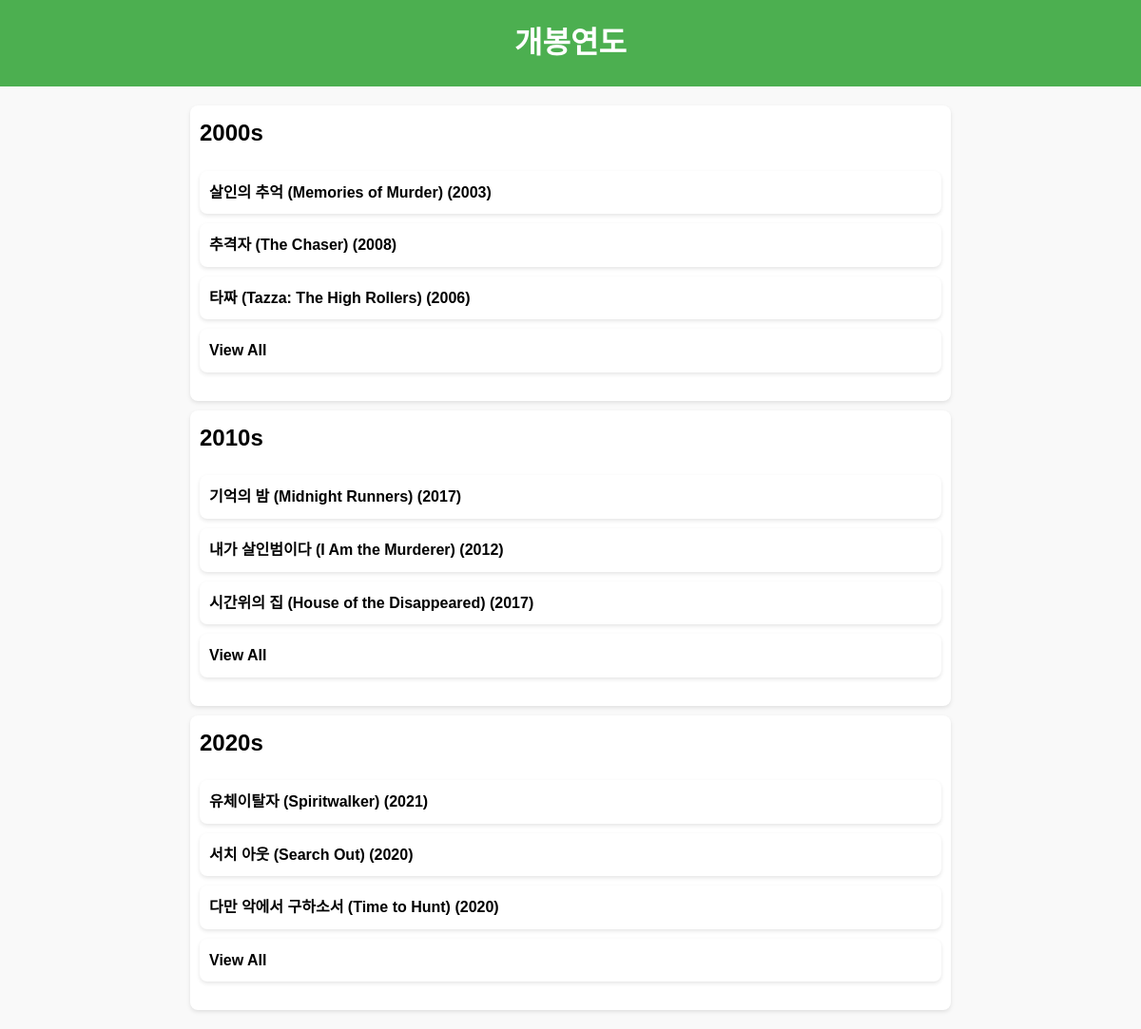
Page /Date_all/ on the committed database.
### tables this page shows
CREATE TABLE movie (
    GPA REAL,
    Year INTEGER,
    Genre TEXT,
    Name TEXT PRIMARY KEY,
    Plot TEXT,
    URL TEXT
);

### movie_recommend.py (the view)
@app.route('/Date_all/')
def showDate_all():
    conn = sqlite3.connect('movie_recommend.db')
    cursor = conn.cursor()
    decades = ['2000s', '2010s', '2020s']
    decade_movies = {}
    for decade in decades:
        if decade == '2000s':
            cursor.execute("SELECT Name, Year FROM movie WHERE Year BETWEEN 2000 AND 2009 LIMIT 3")
        elif decade == '2010s':
            cursor.execute("SELECT Name, Year FROM movie WHERE Year BETWEEN 2010 AND 2019 LIMIT 3")
        elif decade == '2020s':
            cursor.execute("SELECT Name, Year FROM movie WHERE Year BETWEEN 2020 AND 2029 LIMIT 3")
        decade_movies[decade] = [{'Name': row[0], 'Year': row[1]} for row in cursor.fetchall()]
    conn.close()
    return render_template('Date_all.html', decades=decades, decade_movies=decade_movies)

### templates/Date_all.html (shortened to what this page needs)
<!DOCTYPE html>
<html lang="en">
<head>
</head>
<body>
    <h1>개봉연도</h1>
    <ul>
        {% for decade in decades %}
        <li>
            <h2>{{ decade }}</h2>
            <ul>
                {% for movie in decade_movies[decade] %}
                <li>
                    <a href="{{ url_for('movie', movie_name=movie['Name']) }}">{{ movie['Name'] }} ({{ movie['Year'] }})</a>
                </li>
                {% endfor %}
                <li><a href="{{ url_for('showDate', decade=decade) }}">View All</a></li>
            </ul>
        </li>
        {% endfor %}
    </ul>
</body>
</html>

### templates/Date_all.html (style rules this page uses)
body { font-family: Arial, sans-serif; line-height: 1.6; margin: 0; padding: 0; background-color: #f9f9f9; color: #000; }
h1 { text-align: center; padding: 20px; background-color: #4CAF50; color: #fff; margin: 0; }
ul { list-style: none; padding: 0; margin: 20px auto; max-width: 800px; }
li { background-color: #fff; margin: 10px 0; padding: 10px; border-radius: 8px; box-shadow: 0 2px 4px rgba(0, 0, 0, 0.1); color: #000; }
li h2 { margin: 0; color: #000; }
a { text-decoration: none; color: #000; font-weight: bold; }

### rows in the picture
movie: Name "살인의 추억 (Memories of Murder)", Year "2003"
movie: Name "추격자 (The Chaser)", Year "2008"
movie: Name "타짜 (Tazza: The High Rollers)", Year "2006"
movie: Name "기억의 밤 (Midnight Runners)", Year "2017"
movie: Name "내가 살인범이다 (I Am the Murderer)", Year "2012"
movie: Name "시간위의 집 (House of the Disappeared)", Year "2017"
movie: Name "유체이탈자 (Spiritwalker)", Year "2021"
movie: Name "서치 아웃 (Search Out)", Year "2020"
movie: Name "다만 악에서 구하소서 (Time to Hunt)", Year "2020"

### other values in the picture
{{ decade }} "2000s" "2010s" "2020s"
